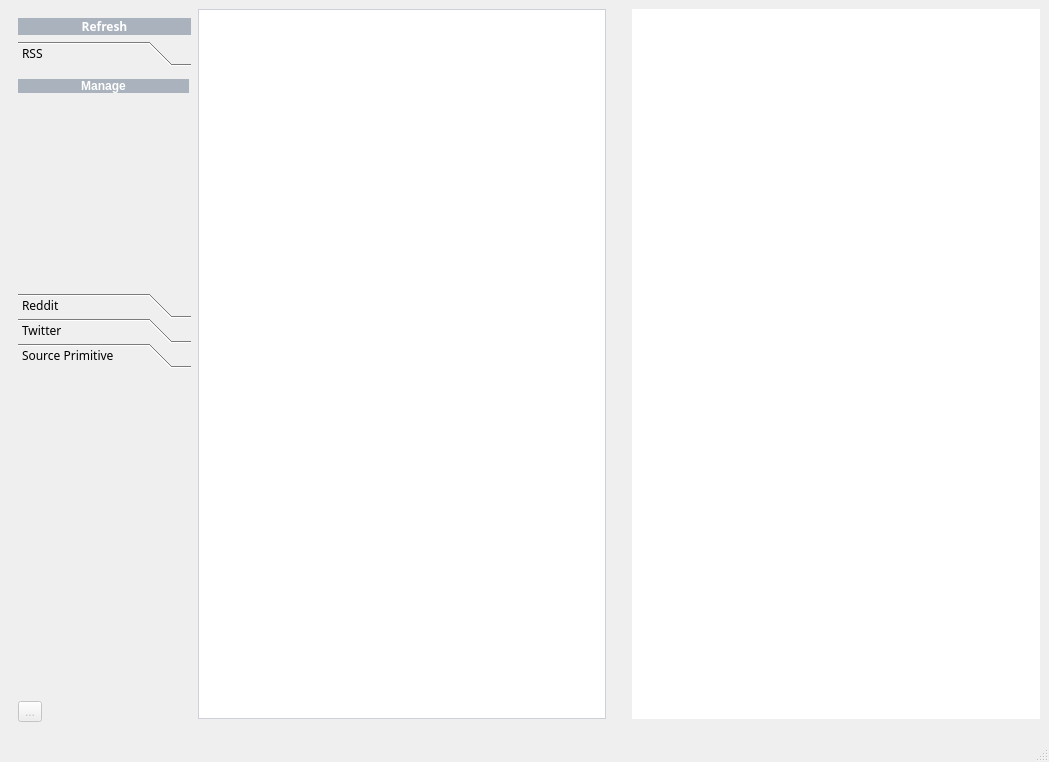
<?xml version="1.0" encoding="UTF-8"?>
<ui version="4.0">
 <class>MainWindow</class>
 <widget class="QMainWindow" name="MainWindow">
  <property name="enabled">
   <bool>true</bool>
  </property>
  <property name="geometry">
   <rect>
    <x>0</x>
    <y>0</y>
    <width>1049</width>
    <height>762</height>
   </rect>
  </property>
  <property name="sizePolicy">
   <sizepolicy hsizetype="Fixed" vsizetype="Fixed">
    <horstretch>0</horstretch>
    <verstretch>0</verstretch>
   </sizepolicy>
  </property>
  <property name="windowTitle">
   <string>MainWindow</string>
  </property>
  <property name="layoutDirection">
   <enum>Qt::LeftToRight</enum>
  </property>
  <property name="autoFillBackground">
   <bool>false</bool>
  </property>
  <property name="styleSheet">
   <string notr="true">* {
    font-family: &quot;Microsoft YaHei&quot;;
}

/*QPushButton*/
QPushButton {
    color: #fff;
    border: 0px solid rgba(255, 255, 255, 0);
    font-size: 12px;
    font-weight: 700;
}

/*MediumGray*/
QPushButton{
    background-color: #aab2bd;
}

QPushButton:hover {
    background-color: #ccd1d9;
}

QPushButton:pressed {
    background: qradialgradient(cx:0.5,
    cy: 0.5,
    fx: 0.5,
    fy: 0.5,
    radius: 1.5,
    stop: 0.2 #ccd1d9,
    stop: 0.8 #aab2bd);
}

/*DarkGray*/
QPushButton[class=&quot;DarkGray&quot;] {
    background-color: #434a54;
}

QPushButton:hover[class=&quot;DarkGray&quot;] {
    background-color: #656d78;
}

QPushButton:pressed[class=&quot;DarkGray&quot;] {
    background: qradialgradient(cx:0.5,
    cy: 0.5,
    fx: 0.5,
    fy: 0.5,
    radius: 1.5,
    stop: 0.2 #656d78,
    stop: 0.8 #434a54);
}

/*BlueJeans*/
QPushButton[class=&quot;BlueJeans&quot;] {
    background-color: #4a89dc;
}

QPushButton:hover[class=&quot;BlueJeans&quot;] {
    background-color: #5d9cec;
}

QPushButton:pressed[class=&quot;BlueJeans&quot;] {
    background: qradialgradient(cx:0.5,
    cy: 0.5,
    fx: 0.5,
    fy: 0.5,
    radius: 1.5,
    stop: 0.2 #5d9cec,
    stop: 0.8 #4a89dc);
}

/*Aqua*/
QPushButton[class=&quot;Aqua&quot;] {
    background-color: #3bafda;
}

QPushButton:hover[class=&quot;Aqua&quot;] {
    background-color: #4fc1e9;
}

QPushButton:pressed[class=&quot;Aqua&quot;] {
    background: qradialgradient(cx:0.5,
    cy: 0.5,
    fx: 0.5,
    fy: 0.5,
    radius: 1.5,
    stop: 0.2 #4fc1e9,
    stop: 0.8 #3bafda);
}

/*Mint*/
QPushButton[class=&quot;Mint&quot;] {
    background-color: #37bc9b;
}

QPushButton:hover[class=&quot;Mint&quot;] {
    background-color: #48cfad;
}

QPushButton:pressed[class=&quot;Mint&quot;] {
    background: qradialgradient(cx:0.5,
    cy: 0.5,
    fx: 0.5,
    fy: 0.5,
    radius: 1.5,
    stop: 0.2 #48cfad,
    stop: 0.8 #37bc9b);
}

/*Grass*/
QPushButton[class=&quot;Grass&quot;] {
    background-color: #8cc152;
}

QPushButton:hover[class=&quot;Grass&quot;] {
    background-color: #a0d468;
}

QPushButton:pressed[class=&quot;Grass&quot;] {
    background: qradialgradient(cx:0.5,
    cy: 0.5,
    fx: 0.5,
    fy: 0.5,
    radius: 1.5,
    stop: 0.2 #a0d468,
    stop: 0.8 #8cc152);
}

/*Sunflower*/
QPushButton[class=&quot;Sunflower&quot;] {
    background-color: #f6bb42;
}

QPushButton:hover[class=&quot;Sunflower&quot;] {
    background-color: #ffce54;
}

QPushButton:pressed[class=&quot;Sunflower&quot;] {
    background: qradialgradient(cx:0.5,
    cy: 0.5,
    fx: 0.5,
    fy: 0.5,
    radius: 1.5,
    stop: 0.2 #ffce54,
    stop: 0.8 #f6bb42);
}

/*Bittersweet*/
QPushButton[class=&quot;Bittersweet&quot;] {
    background-color: #e9573f;
}

QPushButton:hover[class=&quot;Bittersweet&quot;] {
    background-color: #fc6e51;
}

QPushButton:pressed[class=&quot;Bittersweet&quot;] {
    background: qradialgradient(cx:0.5,
    cy: 0.5,
    fx: 0.5,
    fy: 0.5,
    radius: 1.5,
    stop: 0.2 #fc6e51,
    stop: 0.8 #e9573f);
}

/*Grapefruit*/
QPushButton[class=&quot;Grapefruit&quot;] {
    background-color: #da4453;
}

QPushButton:hover[class=&quot;Grapefruit&quot;] {
    background-color: #ed5565;
}

QPushButton:pressed[class=&quot;Grapefruit&quot;] {
    background: qradialgradient(cx:0.5,
    cy: 0.5,
    fx: 0.5,
    fy: 0.5,
    radius: 1.5,
    stop: 0.2 #ed5565,
    stop: 0.8 #da4453);
}

/*Lavender*/
QPushButton[class=&quot;Lavender&quot;] {
    background-color: #967adc;
}

QPushButton:hover[class=&quot;Lavender&quot;] {
    background-color: #ac92ec;
}

QPushButton:pressed[class=&quot;Lavender&quot;] {
    background: qradialgradient(cx:0.5,
    cy: 0.5,
    fx: 0.5,
    fy: 0.5,
    radius: 1.5,
    stop: 0.2 #ac92ec,
    stop: 0.8 #967adc);
}

/*PinkRose*/
QPushButton[class=&quot;PinkRose&quot;] {
    background-color: #d770ad;
}

QPushButton:hover[class=&quot;PinkRose&quot;] {
    background-color: #ec87c0;
}

QPushButton:pressed[class=&quot;PinkRose&quot;] {
    background: qradialgradient(cx:0.5,
    cy: 0.5,
    fx: 0.5,
    fy: 0.5,
    radius: 1.5,
    stop: 0.2 #ec87c0,
    stop: 0.8 #d770ad);
}

/*QLineEdit*/
QLineEdit {
    border: 1px solid #aab2bd;
    border-radius: 4px;
    font-size: 12px;
    padding: 5px 8px;
    selection-background-color: lightgray;
}

QLineEdit:focus {
    border: 1px solid #3bafda;
}

/*QComboBox*/
QComboBox {
    border: 1px solid #aab2bd;
    border-radius: 4px;
    font-size: 12px;
    padding: 5px 8px;
}

QComboBox::drop-down {
    background-color: transparent;
}

QComboBox::down-arrow {
    image: url(&quot;%PATH%/img/more.png&quot;);
    padding-right: 10px;
    padding-top: 2px;

}

QComboBox::!editable:on {
    border: 1px solid #3bafda;
}

QComboBox QAbstractItemView{
    border: 2px solid #e6e9ed;
    outline: none;
}

QComboBox QAbstractItemView::item{
    height: 35px;
    border-bottom: 1px solid #e6e9ed;
}

QComboBox QAbstractItemView::item:hover{
    background-color: #3bafda;
    color: #FFFFFF;
}

QComboBox QAbstractItemView::item:selected{
    background-color: #3bafda;
    color: #FFFFFF;
}

/*QListWidget,QListView*/
QListWidget,QListView {
    border: 1px solid #ccd1d9;
    outline: none;
    padding: 0;
}

QListWidget::item,QListView::item {
    height: 35px;
    padding-left: 5px;
    border-bottom: 1px solid #e6e9ed;
}

QListWidget::item:hover,QListView::item:hover{
    background-color: #3bafda;
    color: #FFFFFF;
}

QListWidget::item:selected,QListView::item:selected{
    background-color: #3bafda;
    color: #FFFFFF;
}

/*QTableWidget,QTableView*/
QHeaderView{
    height: 40px;
    border: 0 solid rgba(255, 255, 255, 0);
    background-color: #fff;
    border-bottom: 2px solid #e6e9ed;
}

QHeaderView::section{
    height: 40px;
    border: 0 solid rgba(255, 255, 255, 0);
    background-color: #fff;
    outline: none;
}

QTableWidget,QTableView{
    border: 1px solid #ccd1d9;
    alternate-background-color: #f1f2f6;
    background-color: #fff;
    selection-background-color : #3bafda;
}

/*QProgressBar*/
QProgressBar {
    border-radius: 5px;
    text-align: center;
    background-color: #e6e9ed;
}

QProgressBar::chunk{
    border-radius: 3px;
}

QProgressBar::chunk[class=&quot;Aqua&quot;] {
    background-color: #3bafda;
}

QProgressBar::chunk[class=&quot;Grass&quot;] {
    background-color: #8cc152;
}

QProgressBar::chunk[class=&quot;Sunflower&quot;] {
    background-color: #f6bb42;
}

QProgressBar::chunk[class=&quot;Grapefruit&quot;] {
    background-color: #da4453;
}

/*QCheckBox*/
QCheckBox::indicator:unchecked {
    width: 13px;
    height: 13px;
    border: 1px solid #ccd1d9;
    background-color: #fff;
}

QCheckBox::indicator:unchecked:hover {
    border: 1px solid #3bafda;
}

QCheckBox::indicator:checked {
    background-color: #fff;
    image: url('%PATH%/img/checkbox_checked.png');
}

/*QRadioButton*/
QRadioButton::indicator:unchecked {
    image: url('%PATH%/img/Raidobox_unchecked.png');
    /*background-color: #fff;*/
}

QRadioButton::indicator:unchecked:hover {
    image: url('%PATH%/img/Raidobox_unchecked_hover.png');
}

QRadioButton::indicator:checked {
    image: url('%PATH%/img/Raidobox_checked.png');
}

/*QTabWidget*/
QTabWidget{
    border:1px solid #ccd1d9;
}

QTabWidget::pane { /* The tab widget frame */
    border: none;
    background-color: #fff;
    border-radius: 3px;
    border-top-left-radius: 0;
}

QTabBar::tab {
    padding: 8px 30px;
    background-color: #fff;
}

QTabBar::tab:first {
    border-top-left-radius: 3px;
}

QTabBar::tab:!selected {
    border-left: 1px solid #ccd1d9;
    background-color: #e6e9ed;
}

/*QMenu*/
QMenu{
    padding:5px;
    background:white;
    border:1px solid #ccd1d9;
 }

QMenu::item{
    padding:0px 40px 0px 30px;
    height:25px;
}

QMenu::item:selected:enabled{
    background-color: #3bafda;
    color:white;
}

QMenu::item:selected:!enabled{
    background:transparent;
}

QMenu::separator{
    height:1px;
    background:lightgray;
    margin:5px 0px 5px 0px;
}

/*QScrollBar*/
QScrollBar:vertical {
    max-width: 13px;
    padding-top: 0;
    padding-bottom: 0;
    border-bottom: 1px solid #ccd1d9;
}

QScrollBar::handle:vertical {
    background-color: #cdced1;
}

QScrollBar::handle:vertical:hover {
    background: #a9b2bd;
}

QScrollBar::add-line:vertical {
    background-color: #ccd1d9;

}

QScrollBar::add-page:vertical,QScrollBar::sub-page:vertical {
    background-color: #e6e9ed;
}

QScrollBar:horizontal {
    max-height: 13px;
    padding-top: 0;
    padding-bottom: 0;
    border-right: 1px solid #ccd1d9;
}

QScrollBar::handle:horizontal {
    background-color: #cdced1;
}

QScrollBar::handle:horizontal:hover {
    background: #a9b2bd;
}

QScrollBar::add-line:horizontal {
    background-color: #ccd1d9;
}

QScrollBar::add-page:horizontal,QScrollBar::sub-page:horizontal {
    background-color: #e6e9ed;
}

/*QSlider*/
QSlider::groove:horizontal{
    border:0px;
    height:8px;
}

QSlider::sub-page:horizontal{
    background:white;
}

QSlider::add-page:horizontal{
    background:lightgray;
}

QSlider::handle:horizontal{
    background:white;
    width:10px;
    border-radius:5px;
    margin:-3px 0px -3px 0px;
}

QSlider::groove:vertical{
    border:0px;
    width:8px;
}

QSlider::sub-page:vertical{
    background:white;
}

QSlider::add-page:vertical{
    background:lightgray;
}

QSlider::handle:vertical{
    background:white;
    height:10px;
    border-radius:5px;
    margin:0px -3px 0px -3px;
}

/*QCalendarWidget*/
QCalendarWidget{
    background-color: #fff;
}

QCalendarWidget QToolButton {
  	height: 60px;
  	color: white;
  	font-size: 18px;
    font-weight: 700;
  	icon-size: 20px, 20px;
    background-color: #3bafda;
}

QCalendarWidget QToolButton:hover{
    border: transparent;
}

QCalendarWidget QToolButton:pressed{
    border: transparent;
    background-color: #4fc1e9;
}

QCalendarWidget QToolButton#qt_calendar_prevmonth{
    qproperty-icon: url('%PATH%/img/arrow-left.png');
}

QCalendarWidget QToolButton#qt_calendar_nextmonth{
    qproperty-icon: url('%PATH%/img/arrow-right.png');
}

QCalendarWidget QToolButton#qt_calendar_monthbutton::menu-indicator{
    background-color: #3bafda;
}

QCalendarWidget QToolButton#qt_calendar_monthbutton::menu-indicator:pressed{
    background-color: #4fc1e9;
}

QCalendarWidget QWidget {
    alternate-background-color: #FFFFFF;
}

QCalendarWidget QWidget#qt_calendar_navigationbar {
    background-color: #3bafda;
}

QCalendarWidget QAbstractItemView {
    padding: 11px;
	font-size:14px;
    outline: none;
    selection-color: #FFF;
}

/*QSpinBox*/
QSpinBox {
    padding: 5px;
    border: 1px solid #ccd1d9;
    border-radius: 2px;
}

QSpinBox::up-button {
    subcontrol-origin: border;
    subcontrol-position: top right;
    width: 16px;
    height: 14px;
    border-image: url('%PATH%/img/spinbox_up.png');
    border-width: 1px;
    border-top-right-radius: 2px;
}

QSpinBox::up-button:pressed{
    border-image: url('%PATH%/img/spinbox_up_pressed.png');
}

QSpinBox::down-button {
    subcontrol-origin: border;
    subcontrol-position: bottom right;
    width: 16px;
    height: 14px;
    border-image: url('%PATH%/img/spinbox_down.png');
    border-width: 1px;
    border-bottom-right-radius: 2px;
}

QSpinBox::down-button:pressed{
    border-image: url('%PATH%/img/spinbox_down_pressed.png');
}

/*QTreeWidget*/
QTreeWidget,TreeView {
    outline: none;
    border: 1px solid #d9d9d9;
    border-radius: 1px;
}

QTreeWidget::item {
    margin-top: 2px;
    margin-bottom: 2px;
    margin-right: 2px;
    border: 1px solid #d9d9d9;
    height: 30px;
    border-radius: 1px;
    padding-left: 2px;
    font-size: 12px;
    border-left: 0 solid transparent;
    selection-color: #FFF;
}

QTreeWidget::item:selected {
    background-color: #3bafda;
    border: 1px solid #3bafda;
    border-radius: 1px;
}

QTreeWidget::branch {
    background: palette(base);
}

QTreeWidget::branch:has-siblings:!adjoins-item {
    background: transparent;
}

QTreeWidget::branch:has-siblings:adjoins-item {
    margin-top: 2px;
    margin-left: 2px;
    border: 1px solid #d9d9d9;
    border-right: 0 solid transparent;
    margin-bottom: 2px;
    image: url('%PATH%/img/minus.png');
}

QTreeWidget::branch:!has-children:!has-siblings:adjoins-item {
    margin-top: 2px;
    margin-left: 2px;
    border: 1px solid #d9d9d9;
    border-right: 0 solid transparent;
    margin-bottom: 2px;
    image: url('%PATH%/img/minus.png');
}

QTreeWidget::branch:closed:has-children:has-siblings {
    margin-top: 2px;
    margin-left: 2px;
    image: url('%PATH%/img/plus.png');

}

QTreeWidget::branch:has-children:!has-siblings:closed {
    margin-top: 2px;
    margin-left: 2px;
    border: 1px solid #d9d9d9;
    border-right: 0 solid transparent;
    margin-bottom: 2px;
    image: url('%PATH%/img/plus.png');
}

QTreeWidget::branch:open:has-children:has-siblings {
    margin-top: 2px;
    margin-left: 2px;
    image: url('%PATH%/img/minus.png');
}

QTreeWidget::branch:open:has-children:!has-siblings {
    margin-top: 2px;
    margin-left: 2px;
    border: 1px solid #d9d9d9;
    border-right: 0 solid transparent;
    margin-bottom: 2px;
    image: url('%PATH%/img/minus.png');
}
</string>
  </property>
  <property name="documentMode">
   <bool>false</bool>
  </property>
  <property name="tabShape">
   <enum>QTabWidget::Rounded</enum>
  </property>
  <widget class="QWidget" name="centralwidget">
   <property name="sizePolicy">
    <sizepolicy hsizetype="Fixed" vsizetype="Fixed">
     <horstretch>0</horstretch>
     <verstretch>0</verstretch>
    </sizepolicy>
   </property>
   <layout class="QGridLayout" name="gridLayout">
    <item row="0" column="0" rowspan="3">
     <widget class="QWidget" name="verticalDock" native="true">
      <property name="minimumSize">
       <size>
        <width>183</width>
        <height>0</height>
       </size>
      </property>
      <property name="maximumSize">
       <size>
        <width>183</width>
        <height>16777215</height>
       </size>
      </property>
      <layout class="QVBoxLayout" name="verticalLayout" stretch="0,0,0,0">
       <property name="sizeConstraint">
        <enum>QLayout::SetDefaultConstraint</enum>
       </property>
       <property name="rightMargin">
        <number>1</number>
       </property>
       <item>
        <widget class="QPushButton" name="refreshButton">
         <property name="font">
          <font>
           <family>Microsoft YaHei</family>
           <pointsize>-1</pointsize>
           <weight>87</weight>
           <bold>true</bold>
          </font>
         </property>
         <property name="text">
          <string>Refresh</string>
         </property>
         <property name="flat">
          <bool>false</bool>
         </property>
        </widget>
       </item>
       <item>
        <widget class="QToolBox" name="toolBox">
         <property name="font">
          <font>
           <family>Microsoft YaHei</family>
           <italic>false</italic>
          </font>
         </property>
         <property name="autoFillBackground">
          <bool>false</bool>
         </property>
         <property name="currentIndex">
          <number>0</number>
         </property>
         <property name="tabSpacing">
          <number>0</number>
         </property>
         <widget class="QWidget" name="RSS_Button">
          <property name="geometry">
           <rect>
            <x>0</x>
            <y>0</y>
            <width>173</width>
            <height>214</height>
           </rect>
          </property>
          <attribute name="label">
           <string>RSS</string>
          </attribute>
          <widget class="QWidget" name="verticalLayoutWidget_2">
           <property name="geometry">
            <rect>
             <x>0</x>
             <y>0</y>
             <width>171</width>
             <height>41</height>
            </rect>
           </property>
           <layout class="QVBoxLayout" name="verticalLayout_2">
            <item>
             <widget class="QPushButton" name="RSS_manage">
              <property name="text">
               <string>Manage</string>
              </property>
             </widget>
            </item>
           </layout>
          </widget>
         </widget>
         <widget class="QWidget" name="Reddit_button">
          <property name="geometry">
           <rect>
            <x>0</x>
            <y>0</y>
            <width>173</width>
            <height>214</height>
           </rect>
          </property>
          <attribute name="label">
           <string>Reddit</string>
          </attribute>
          <widget class="QWidget" name="verticalLayoutWidget_3">
           <property name="geometry">
            <rect>
             <x>0</x>
             <y>0</y>
             <width>171</width>
             <height>41</height>
            </rect>
           </property>
           <layout class="QVBoxLayout" name="verticalLayout_3">
            <item>
             <widget class="QPushButton" name="Reddit_manage">
              <property name="text">
               <string>Manage</string>
              </property>
             </widget>
            </item>
           </layout>
          </widget>
         </widget>
         <widget class="QWidget" name="Twitter_button">
          <property name="geometry">
           <rect>
            <x>0</x>
            <y>0</y>
            <width>173</width>
            <height>214</height>
           </rect>
          </property>
          <attribute name="label">
           <string>Twitter</string>
          </attribute>
          <widget class="QWidget" name="verticalLayoutWidget_4">
           <property name="geometry">
            <rect>
             <x>0</x>
             <y>0</y>
             <width>171</width>
             <height>41</height>
            </rect>
           </property>
           <layout class="QVBoxLayout" name="verticalLayout_4">
            <item>
             <widget class="QPushButton" name="Twitter_manage">
              <property name="text">
               <string>Manage</string>
              </property>
             </widget>
            </item>
           </layout>
          </widget>
         </widget>
         <widget class="QWidget" name="Primi_Button">
          <property name="geometry">
           <rect>
            <x>0</x>
            <y>0</y>
            <width>173</width>
            <height>214</height>
           </rect>
          </property>
          <attribute name="label">
           <string>Source Primitive</string>
          </attribute>
          <widget class="QWidget" name="verticalLayoutWidget_5">
           <property name="geometry">
            <rect>
             <x>0</x>
             <y>0</y>
             <width>171</width>
             <height>41</height>
            </rect>
           </property>
           <layout class="QVBoxLayout" name="verticalLayout_5">
            <item>
             <widget class="QPushButton" name="NAC_manage">
              <property name="enabled">
               <bool>true</bool>
              </property>
              <property name="text">
               <string>Manage</string>
              </property>
             </widget>
            </item>
           </layout>
          </widget>
         </widget>
        </widget>
       </item>
       <item>
        <spacer name="verticalSpacer_2">
         <property name="orientation">
          <enum>Qt::Vertical</enum>
         </property>
         <property name="sizeHint" stdset="0">
          <size>
           <width>20</width>
           <height>40</height>
          </size>
         </property>
        </spacer>
       </item>
       <item>
        <widget class="QToolButton" name="toolButton">
         <property name="enabled">
          <bool>false</bool>
         </property>
         <property name="text">
          <string>...</string>
         </property>
        </widget>
       </item>
      </layout>
     </widget>
    </item>
    <item row="0" column="1">
     <layout class="QVBoxLayout" name="verticalLayout_6">
      <item>
       <layout class="QHBoxLayout" name="horizontalLayout_2">
        <item>
         <widget class="QListWidget" name="mainCol">
          <property name="font">
           <font>
            <family>Microsoft YaHei</family>
            <pointsize>15</pointsize>
            <weight>50</weight>
            <italic>false</italic>
            <bold>false</bold>
            <stylestrategy>PreferDefault</stylestrategy>
           </font>
          </property>
          <property name="styleSheet">
           <string notr="true"/>
          </property>
          <property name="frameShape">
           <enum>QFrame::NoFrame</enum>
          </property>
          <property name="lineWidth">
           <number>10</number>
          </property>
         </widget>
        </item>
        <item>
         <spacer name="verticalSpacer">
          <property name="orientation">
           <enum>Qt::Vertical</enum>
          </property>
          <property name="sizeHint" stdset="0">
           <size>
            <width>20</width>
            <height>40</height>
           </size>
          </property>
         </spacer>
        </item>
        <item>
         <widget class="QTextBrowser" name="articleShower">
          <property name="frameShape">
           <enum>QFrame::NoFrame</enum>
          </property>
          <property name="autoFormatting">
           <set>QTextEdit::AutoAll</set>
          </property>
          <property name="html">
           <string>&lt;!DOCTYPE HTML PUBLIC &quot;-//W3C//DTD HTML 4.0//EN&quot; &quot;http://www.w3.org/TR/REC-html40/strict.dtd&quot;&gt;
&lt;html&gt;&lt;head&gt;&lt;meta name=&quot;qrichtext&quot; content=&quot;1&quot; /&gt;&lt;style type=&quot;text/css&quot;&gt;
p, li { white-space: pre-wrap; }
&lt;/style&gt;&lt;/head&gt;&lt;body style=&quot; font-family:'Microsoft YaHei'; font-size:12pt; font-weight:400; font-style:normal;&quot;&gt;
&lt;p style=&quot;-qt-paragraph-type:empty; margin-top:0px; margin-bottom:0px; margin-left:0px; margin-right:0px; -qt-block-indent:0; text-indent:0px; font-family:'Roboto'; font-size:15pt;&quot;&gt;&lt;br /&gt;&lt;/p&gt;&lt;/body&gt;&lt;/html&gt;</string>
          </property>
          <property name="openExternalLinks">
           <bool>true</bool>
          </property>
         </widget>
        </item>
       </layout>
      </item>
     </layout>
    </item>
   </layout>
  </widget>
  <widget class="QStatusBar" name="statusbar"/>
 </widget>
 <tabstops>
  <tabstop>Reddit_manage</tabstop>
  <tabstop>Twitter_manage</tabstop>
  <tabstop>NAC_manage</tabstop>
  <tabstop>toolButton</tabstop>
  <tabstop>RSS_manage</tabstop>
  <tabstop>refreshButton</tabstop>
 </tabstops>
 <resources/>
 <connections/>
</ui>
